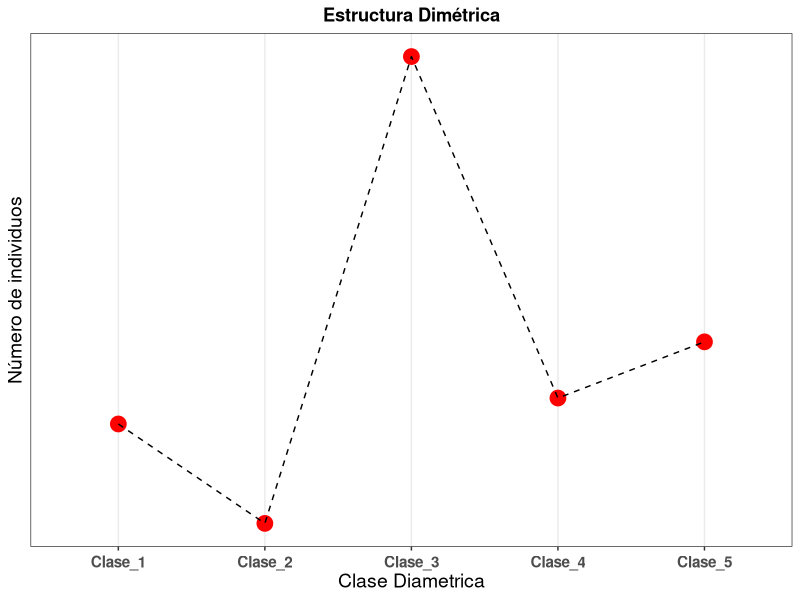

Reproduce this figure in R.
## ---- chunk 1
knitr::opts_chunk$set(collapse = TRUE)
library(tidyverse)
library(knitr)
library(vegan)
library(here)
data("BCI")
## ---- chunk 2
#install.packages("tidyverse")
#install.packages("knitr")
library(tidyverse)
library(knitr)
## ---- chunk 3
a <- BCI %>%
  as_tibble() %>%
  rownames_to_column("parcela") %>%
  gather(especies, abundancea,-parcela) %>% 
  filter(abundancea != 0) %>% 
  as.data.frame()


data <- data_frame(especies = rep(a$especies, a$abundancea),
                   parcela = rep(a$parcela, a$abundancea))  %>% 
  mutate(dap = runif(length(especies), min = 10, max = 60),
         a_basal = runif(length(especies), min = 79.2, max = 2900)) %>% 
  select(parcela, especies, dap, a_basal) %>% 
  group_by(parcela) %>% 
  arrange(parcela) %>% 
  ungroup()
## ---- chunk 4
head(data) %>% kable(
  col.names = c("Parcela", "Especie", "DAP",
                "Area basal"))
## ---- chunk 5
dim(data)
## ---- chunk 6
head(data)
## ---- chunk 7
tail(data)

## ---- chunk 8
data[which(data$parcela == 1),]
## ---- chunk 9
data %>% filter(parcela == 1)
## ---- chunk 10
data %>%
  group_by(especies) %>% 
  summarise(
  n_individuos = n(),# número de individuos de la especie "i".
  n_suplot = n_distinct(parcela),#número de sub parcelas en las que esta presente la especie.
  area_basal = sum(a_basal)# area basal total de la especie "i".
  ) %>% 
  head() %>% 
  kable(col.names = c("Especie", "Indi. por especie",
                      "Frecuencia", "Area basal"))
## ---- chunk 11
data %>%
  group_by(especies) %>% 
  summarise(n_individuos = n(),
            n_suplot = n_distinct(parcela),
            area_basal = sum(a_basal)) %>% 
  mutate(dens_rela = (n_individuos/sum(n_individuos))*100,
         frec_rela = (n_suplot/ sum(n_suplot))*100,
         dom_rela = (area_basal/sum(area_basal))*100) %>% 
  rowwise() %>% 
  mutate(ivi = (sum(dens_rela, frec_rela, dom_rela)/3)) %>% 
  arrange(desc(ivi)) %>% 
  select(-c(2:4)) %>% 
  head(n = 10) %>% 
  kable(col.names = c("Especie", "DR",
                      "FR", "DmR", "IVI"))
## ---- chunk 12
data %>% summarise(Dap_min = min(dap),
                   Dap_max = max(dap),
                   Ramgo = Dap_max - Dap_min) %>% 
  kable()
## ---- chunk 13
data_frame(Intervalo = c("10 - 20", "20 - 30", "30 - 40", 
                         "40 - 50", "50 - 60", "..."),
           Clase = c("Clase 1", "Clase 2", "Clase 3",
                     "Clase 4", "Clase 5", "Clase ...")) %>% 
  kable()
## ---- chunk 14
# Creamos un nuevo dataframe con la columna diam_class y la asignamos al objeto clase_diametrica.
clase_diametrica <- data %>% 
  mutate(
    diam_class = case_when(
      dap >= 10 & dap < 20 ~ "Clase_1",
      dap >= 20 & dap < 30 ~ "Clase_2",
      dap >= 30 & dap < 40 ~ "Clase_3",
      dap >= 40 & dap < 50 ~ "Clase_4",
      dap >= 50 & dap < 60 ~ "Clase_5",
      is.na(dap) ~ "sin DAP" ))

## Retorna las diez primeras observaciones del nuevo dataframe.
clase_diametrica %>% 
  head(n = 10) %>% 
  kable(col.names = c("Sub parcela","Especie", "DAP", "Area basal", "Clase diametrica"))
## ---- chunk 15
clase_diametrica %>%  
group_by(diam_class) %>% 
  summarise(min = min(dap),
            max = max(dap), 
            rango =max- min,
            n = n()) %>% 
  kable(col.names = c("Clase diametrica", "Min_DAP", "Max_DAP",
                      "Rango", "N_individuos"))
## ---- chunk 16
clase_diametrica %>%
  group_by(diam_class) %>% 
  summarise(min = min(dap),
            max = max(dap), 
            rango =max- min,
            n = n()) %>% 
  ggplot(aes(diam_class, n)) +
  geom_point(size = 5, color = "red")+
  geom_line(aes(c(1:5), n), linetype = "dashed")+
  theme_bw()+
  scale_y_continuous(breaks=seq(75,150,5))+
  theme(axis.text.x  = element_text(angle=0, vjust=0.5, 
                                    size=11, face = "bold"),
        axis.text.y.left  = element_text(angle = 0, vjust = .5,
                                         size = 11, face = "bold"), 
        axis.title.y = element_text(size = 14),
        axis.title.x = element_text(size = 14),
        plot.title = element_text(hjust = .5, face = "bold"))+
  labs(x = "Clase Diametrica", 
       y = "Número de individuos",
       title = "Estructura Dimétrica")

